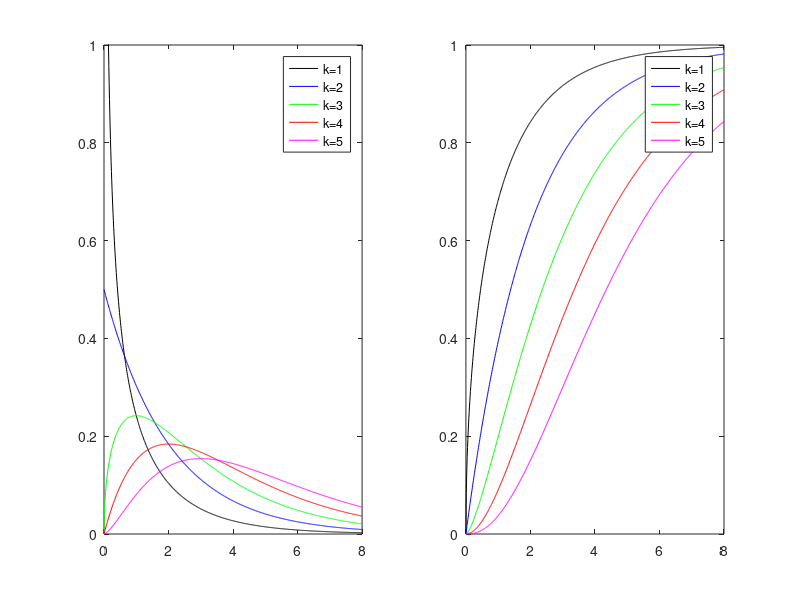

Here is the MATLAB script that generated this plot:
y = chi2rnd(1, [1,5000]);
x = 0:0.01:8;

subplot(1,2,1)
plot(x, chi2pdf(x,1), 'black');
ylim([0 1])
hold on

plot(x, chi2pdf(x,2), 'blue');
plot(x, chi2pdf(x,3), 'green')
plot(x, chi2pdf(x,4), 'red')
plot(x, chi2pdf(x,5), 'magenta')

legend('k=1', 'k=2', 'k=3', 'k=4', 'k=5')

subplot(1,2,2)

plot(x, chi2cdf(x, 1), 'black')
hold on

plot(x, chi2cdf(x,2), 'blue');
plot(x, chi2cdf(x,3), 'green')
plot(x, chi2cdf(x,4), 'red')
plot(x, chi2cdf(x,5), 'magenta')
legend('k=1', 'k=2', 'k=3', 'k=4', 'k=5')
